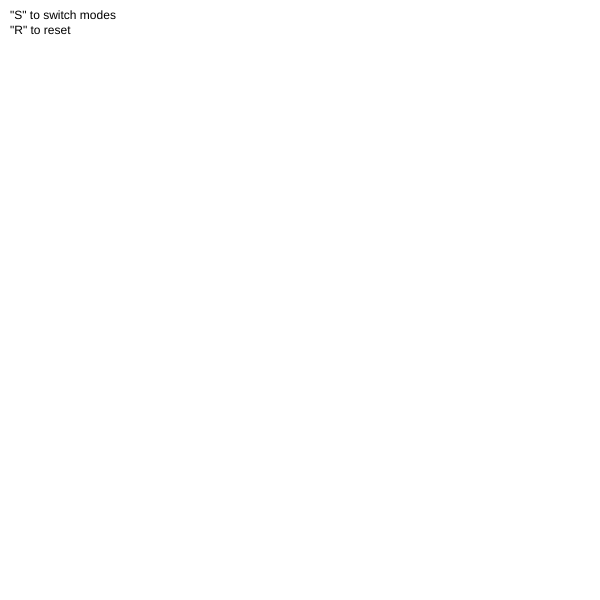
Frame 1 (no input)
Frame 60 (no input): identical to frame 1, image omitted
Frame 120 (the mouse pressed at the canvas centre since frame 60): blank canvas, image omitted

The p5.js sketch that drew this single still picture (run headless with seeded random() and noise() and a simulated clock; from frame 60 on, the mouse is pressed at the canvas centre):

// p5.js sketch
// ── sketch.js
let size = 600,
  offset = -5;

let prevX, prevY, start;

let paint = false;


function setup() {
  createCanvas(size, size);
  background(255);
  let s = '"S" to switch modes "R" to reset';
  text(s, 10, 10, 110, 80);
}


function mousePressed() {
  if (!paint) {
    background(255);
  }
}

function mouseReleased() {
  if (!paint) {
    start = prevX = prevY = null;
  }
}

function draw() {
  if (mouseIsPressed && !paint) {
    stroke(0, 0, 0);
    strokeWeight(3);
    if (prevX && prevY) {
      line(prevX, prevY, mouseX + offset, mouseY + offset);
    }

    prevX = mouseX + offset;
    prevY = mouseY + offset;
    if (!start) {
      start = [prevX, prevY];
    }
  }

}


function compareR(temp) {
  let res = true;
  if (temp[0] != 255 || temp[1] != 0 || temp[2] != 0) {
    res = false;
  }

  return res;
}

function compareB(temp) {
  let res = true;
  if (temp[0] != 0 || temp[1] != 0 || temp[2] != 0) {
    res = false;
  }

  return res;
}

function filling(begin) {
  let stack = new Stack();
  stack.push(begin);

  while (!stack.empty()) {
    P = stack.pop();

    x = P[0];
    y = P[1];

    xMin = x;
    while (!compareB(get(xMin - 1, y))) {
      xMin--;
    }
    xMax = x;
    while (!compareB(get(xMax + 1, y))) {
      xMax++;
    }

    fill(255, 0, 0);
    noStroke();
    for (let i = xMin; i <= xMax; i++) {
      rect(i, y, 1, 1);
    }

    let flag = true;
    for (i = xMin; i < xMax; i++) {
      let temp = get(i, y - 1);
      if (!compareB(temp) && !compareR(temp)) {
        if (flag) {
          stack.push([i, y - 1]);
          flag = false;
        }
      } else {
        flag = true;
      }
    }

    flag = true;
    for (let i = xMin; i < xMax; i++) {
      let temp = get(i, y + 1);
      if (!compareB(temp) && !compareR(temp)) {
        if (flag) {
          stack.push([i, y + 1]);
          flag = false;
        }
      } else {
        flag = true;
      }
    }
  }
}


function mouseClicked() {
  if (paint) {
    begin = [floor(mouseX + offset), floor(mouseY + offset)];
    filling(begin);
  }
}


function keyPressed() {
  if (key === 'r' || key === 'к') {
    background(255);
    fig = true;
  }
  if (key === 's' || key === 'ы') {
    paint = !paint;
  }
}
// ── stack.js
class Stack {
  constructor() {
    this.first = null;
  }

  push(val) {
    let n = new Node(val);
    if (this.first == null) {
      this.first = n;
    } else {
      n.next = this.first;
      this.first = n;
    }
  }

  pop() {
    let value = this.first.value;
    this.first = this.first.next;
    return value;
  }

  empty() {
    if (this.first == null) {
      return true;
    }
    return false;
  }

  traverse() {
    let node = this.first;
    while (node != null) {
      print(node.value);
      node = node.next;
    }
  }

}

class Node {
  constructor(val) {
    this.value = val;
    this.next = null;
  }
}
// ── style.css
html, body {
  margin: 0;
  padding: 0;
}
canvas {
  display: block;
  border: 8px groove;
}
